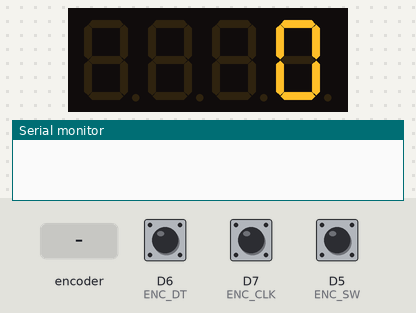
A sketch run on a simulated ESP8266 (NodeMCU). Parts: 4-digit seven-segment display, the last lines printed to the serial monitor. Inputs (shaded band) come from the test bench; at power-on: D5 (ENC_SW) HIGH, D6 (ENC_DT) HIGH, D7 (ENC_CLK) HIGH.

Above: at 1.2 s.
1.3 s: rotary encoder on D7 (ENC_CLK) / D6 (ENC_DT) turned 2 steps (second pin leading)
At 2.2 s:
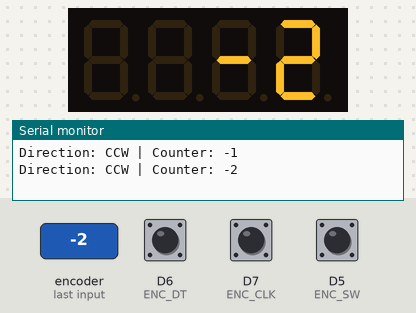
3.2 s: rotary encoder on D7 (ENC_CLK) / D6 (ENC_DT) turned 3 steps (first pin leading)
At 4.1 s:
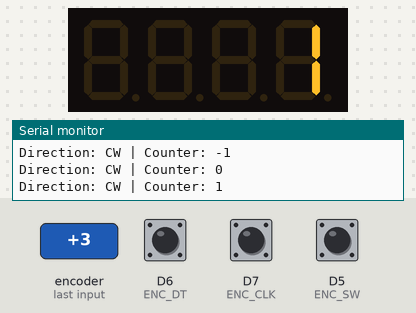
5.3 s: D5 (ENC_SW) pulled LOW for 0.15 s
At 6.1 s:
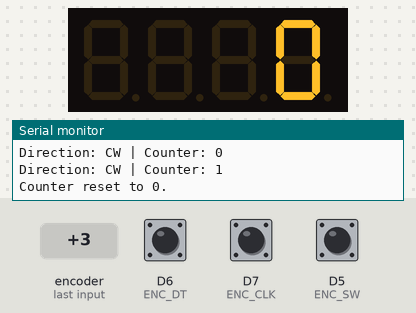
Timing chart, 0 to 8.3 s (numbered marks = the images above; inputs shaded):
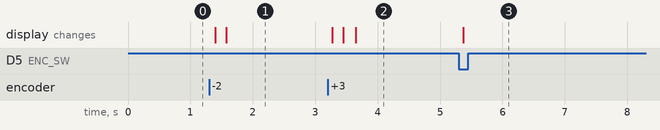

The sketch:

RotaryEncoder.ino
```cpp
#include <Arduino.h>
#include <TM1637Display.h>
#include <ezButton.h>

// TM1637 7-segment display pins
#define TM_CLK D1
#define TM_DIO D2

// Rotary encoder pins
#define ENC_CLK D7
#define ENC_DT  D6
#define ENC_SW  D5

#define DIRECTION_CW  0
#define DIRECTION_CCW 1

int counter = 0;
int direction = DIRECTION_CW;
int CLK_state;
int prev_CLK_state;

TM1637Display display(TM_CLK, TM_DIO);
ezButton button(ENC_SW);

void setup() {
  Serial.begin(9600);

  display.setBrightness(5);
  display.showNumberDec(counter, false, 4);

  pinMode(ENC_CLK, INPUT);
  pinMode(ENC_DT, INPUT);
  button.setDebounceTime(50);

  prev_CLK_state = digitalRead(ENC_CLK);
}

void loop() {
  button.loop();  // Required for debouncing

  CLK_state = digitalRead(ENC_CLK);

  // Detect rising edge (LOW → HIGH)
  if (CLK_state != prev_CLK_state && CLK_state == HIGH) {
    if (digitalRead(ENC_DT) == HIGH) {
      counter--;
      direction = DIRECTION_CCW;
    } else {
      counter++;
      direction = DIRECTION_CW;
    }

    Serial.print("Direction: ");
    Serial.print(direction == DIRECTION_CW ? "CW" : "CCW");
    Serial.print(" | Counter: ");
    Serial.println(counter);

    display.showNumberDec(counter, false, 4);
  }

  prev_CLK_state = CLK_state;

  // ✅ Reset counter to 0 on button press
  if (button.isPressed()) {
    counter = 0;
    display.showNumberDec(counter, false, 4);
    Serial.println("Counter reset to 0.");
  }
}
```

Measured:
- after the input at 1.3 s, the display: first changes after 0.10 s (image 1 shows a later state)
- after the input at 3.2 s, the display: first changes after 0.07 s (image 2 shows a later state)
- after the input at 5.3 s, the display: changes after 0.07 s (image 3)
